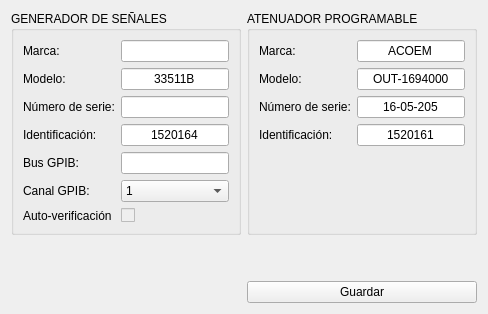
      <widget class="QWidget" name="standardsTab">
       <attribute name="title">
        <string>Patrones</string>
       </attribute>
       <layout class="QGridLayout" name="standardsGridLayout">
        <item row="0" column="1">
         <widget class="QGroupBox" name="decadeBoxGroupBox">
          <property name="title">
           <string>ATENUADOR PROGRAMABLE</string>
          </property>
          <layout class="QFormLayout" name="decadeBoxFormLayout">
           <item row="0" column="0">
            <widget class="QLabel" name="decadeBoxBrandLabel">
             <property name="text">
              <string>Marca:</string>
             </property>
            </widget>
           </item>
           <item row="0" column="1">
            <widget class="QLineEdit" name="decadeBoxBrandLineEdit">
             <property name="text">
              <string>ACOEM</string>
             </property>
             <property name="alignment">
              <set>Qt::AlignCenter</set>
             </property>
             <property name="readOnly">
              <bool>false</bool>
             </property>
            </widget>
           </item>
           <item row="1" column="0">
            <widget class="QLabel" name="decadeBoxModelLabel">
             <property name="text">
              <string>Modelo:</string>
             </property>
            </widget>
           </item>
           <item row="1" column="1">
            <widget class="QLineEdit" name="decadeBoxModelLineEdit">
             <property name="text">
              <string>OUT-1694000</string>
             </property>
             <property name="alignment">
              <set>Qt::AlignCenter</set>
             </property>
             <property name="readOnly">
              <bool>true</bool>
             </property>
            </widget>
           </item>
           <item row="2" column="0">
            <widget class="QLabel" name="decadeBoxSerialNumberLabel">
             <property name="text">
              <string>Número de serie:</string>
             </property>
            </widget>
           </item>
           <item row="2" column="1">
            <widget class="QLineEdit" name="decadeBoxSerialNumberLineEdit">
             <property name="text">
              <string>16-05-205</string>
             </property>
             <property name="alignment">
              <set>Qt::AlignCenter</set>
             </property>
             <property name="readOnly">
              <bool>false</bool>
             </property>
            </widget>
           </item>
           <item row="3" column="0">
            <widget class="QLabel" name="decadeBoxIdentificationLabel">
             <property name="text">
              <string>Identificación:</string>
             </property>
            </widget>
           </item>
           <item row="3" column="1">
            <widget class="QLineEdit" name="decadeBoxIdentificationLineEdit">
             <property name="text">
              <string>1520161</string>
             </property>
             <property name="alignment">
              <set>Qt::AlignCenter</set>
             </property>
             <property name="readOnly">
              <bool>false</bool>
             </property>
            </widget>
           </item>
          </layout>
         </widget>
        </item>
        <item row="0" column="0">
         <widget class="QGroupBox" name="afgGroupBox">
          <property name="title">
           <string>GENERADOR DE SEÑALES</string>
          </property>
          <layout class="QFormLayout" name="afgFormLayout">
           <item row="0" column="0">
            <widget class="QLabel" name="afgBrandLabel">
             <property name="text">
              <string>Marca:</string>
             </property>
            </widget>
           </item>
           <item row="0" column="1">
            <widget class="QLineEdit" name="afgBrandLineEdit">
             <property name="alignment">
              <set>Qt::AlignCenter</set>
             </property>
             <property name="readOnly">
              <bool>false</bool>
             </property>
            </widget>
           </item>
           <item row="1" column="0">
            <widget class="QLabel" name="afgModelLabel">
             <property name="text">
              <string>Modelo:</string>
             </property>
            </widget>
           </item>
           <item row="1" column="1">
            <widget class="QLineEdit" name="afgModelLineEdit">
             <property name="text">
              <string>33511B</string>
             </property>
             <property name="alignment">
              <set>Qt::AlignCenter</set>
             </property>
             <property name="readOnly">
              <bool>false</bool>
             </property>
            </widget>
           </item>
           <item row="2" column="0">
            <widget class="QLabel" name="afgSerialNumberLabel">
             <property name="text">
              <string>Número de serie:</string>
             </property>
            </widget>
           </item>
           <item row="2" column="1">
            <widget class="QLineEdit" name="afgSerialNumberLineEdit">
             <property name="alignment">
              <set>Qt::AlignCenter</set>
             </property>
             <property name="readOnly">
              <bool>false</bool>
             </property>
            </widget>
           </item>
           <item row="3" column="0">
            <widget class="QLabel" name="afgIdentificationLabel">
             <property name="text">
              <string>Identificación:</string>
             </property>
            </widget>
           </item>
           <item row="3" column="1">
            <widget class="QLineEdit" name="afgIdentificationLineEdit">
             <property name="text">
              <string>1520164</string>
             </property>
             <property name="alignment">
              <set>Qt::AlignCenter</set>
             </property>
             <property name="readOnly">
              <bool>false</bool>
             </property>
            </widget>
           </item>
           <item row="4" column="0">
            <widget class="QLabel" name="afgGPIBbusLabel">
             <property name="text">
              <string>Bus GPIB:</string>
             </property>
            </widget>
           </item>
           <item row="4" column="1">
            <widget class="QLineEdit" name="afgGPIBbusLineEdit">
             <property name="alignment">
              <set>Qt::AlignCenter</set>
             </property>
             <property name="readOnly">
              <bool>false</bool>
             </property>
            </widget>
           </item>
           <item row="5" column="0">
            <widget class="QLabel" name="afgGPIBChannelLabel">
             <property name="text">
              <string>Canal GPIB:</string>
             </property>
            </widget>
           </item>
           <item row="5" column="1">
            <widget class="QComboBox" name="afgGPIBChannelComboBox">
             <property name="enabled">
              <bool>true</bool>
             </property>
             <item>
              <property name="text">
               <string>1</string>
              </property>
             </item>
             <item>
              <property name="text">
               <string>2</string>
              </property>
             </item>
             <item>
              <property name="text">
               <string>3</string>
              </property>
             </item>
             <item>
              <property name="text">
               <string>4</string>
              </property>
             </item>
             <item>
              <property name="text">
               <string>5</string>
              </property>
             </item>
             <item>
              <property name="text">
               <string>6</string>
              </property>
             </item>
             <item>
              <property name="text">
               <string>7</string>
              </property>
             </item>
             <item>
              <property name="text">
               <string>8</string>
              </property>
             </item>
             <item>
              <property name="text">
               <string>9</string>
              </property>
             </item>
             <item>
              <property name="text">
               <string>10</string>
              </property>
             </item>
             <item>
              <property name="text">
               <string>11</string>
              </property>
             </item>
             <item>
              <property name="text">
               <string>12</string>
              </property>
             </item>
             <item>
              <property name="text">
               <string>13</string>
              </property>
             </item>
             <item>
              <property name="text">
               <string>14</string>
              </property>
             </item>
             <item>
              <property name="text">
               <string>15</string>
              </property>
             </item>
             <item>
              <property name="text">
               <string>16</string>
              </property>
             </item>
             <item>
              <property name="text">
               <string>17</string>
              </property>
             </item>
             <item>
              <property name="text">
               <string>18</string>
              </property>
             </item>
             <item>
              <property name="text">
               <string>19</string>
              </property>
             </item>
             <item>
              <property name="text">
               <string>20</string>
              </property>
             </item>
             <item>
              <property name="text">
               <string>22</string>
              </property>
             </item>
             <item>
              <property name="text">
               <string>23</string>
              </property>
             </item>
             <item>
              <property name="text">
               <string>24</string>
              </property>
             </item>
            </widget>
           </item>
           <item row="6" column="0">
            <widget class="QLabel" name="afgSelfTestLabel">
             <property name="text">
              <string>Auto-verificación</string>
             </property>
            </widget>
           </item>
           <item row="6" column="1">
            <widget class="QCheckBox" name="afgSelfTestCheckBox">
             <property name="enabled">
              <bool>false</bool>
             </property>
            </widget>
           </item>
          </layout>
         </widget>
        </item>
        <item row="2" column="1">
         <widget class="QPushButton" name="saveStandardsInfo">
          <property name="enabled">
           <bool>true</bool>
          </property>
          <property name="text">
           <string>Guardar</string>
          </property>
         </widget>
        </item>
        <item row="1" column="1">
         <spacer name="standardsVerticalSpacer">
          <property name="orientation">
           <enum>Qt::Vertical</enum>
          </property>
          <property name="sizeHint" stdset="0">
           <size>
            <width>20</width>
            <height>40</height>
           </size>
          </property>
         </spacer>
        </item>
       </layout>
      </widget>
